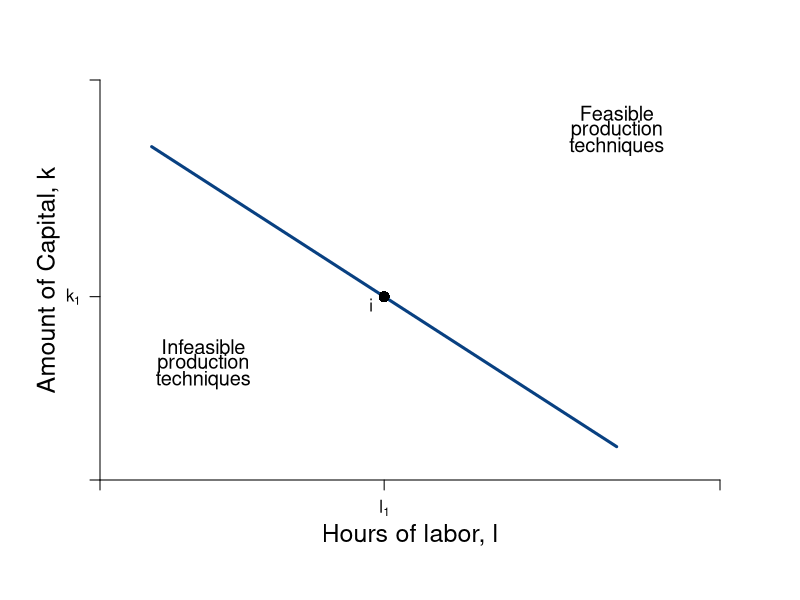

Reproduce this figure in R.

pdf(file = "firmmarketsupply/perf_sub.pdf", width = 9, height = 7)

#Set parameters for graphics
axislabelsize <- 1.5
labelsize <- 1.2
graphlinewidth <- 3
segmentlinewidth <- 2

COL <- c("#7fc97f", "#beaed4", "#fdc086", "#ffff99", "#386cb0", "#f0027f", "#bf5b17", "#666666")
COLA <- c("#e0f3db", "#99d8c9","#66c2a4","#41ae76", "#238b45", "#005824")
COLB <- c("#c6dbef", "#4eb3d3", "#2b8cbe", "#0868ac","#084081")

par(mar =  c(6, 5, 4, 4))

xlims <- c(0, 12)
ylims <- c(0, 12)

npts <- 501 


plot(0, 0, xlim = xlims, ylim = ylims, type = "n",
     xlab = expression(paste("")),
     ylab = expression(paste("")), 
     xaxt = "n", 
     yaxt = "n", 
     cex.lab = axislabelsize, 
     bty = "n",
     xaxs="i", 
     yaxs="i")

ticksy <- c(0, 5.5, ylims[2])
ylabels <- c(NA, expression(paste(k[1])), NA)
ticksx <- c(0, 5.5, xlims[2])
xlabels <- c(NA, expression(paste(l[1])), NA)

axis(1, at = ticksx, pos = 0, labels = xlabels)
axis(2, at = ticksy, pos = 0, labels = ylabels, las = 1)

npts <- 500 
xx1 <- seq(xlims[1], xlims[2], length.out = npts)

segments(1, 10, 10, 1, lty = 1, col = COLB[5], lwd = graphlinewidth)
#segments(4, 6, 1, ylims[2], lty = 1, col = COLA[3],  lwd = graphlinewidth)

mtext(expression(paste("Hours of labor, ", l)), side=1, line = 2.5, cex = axislabelsize)
text(-1, 0.5*ylims[2], expression(paste("Amount of Capital, ", k)), xpd = TRUE, cex = axislabelsize, srt = 90) 

points(5.5, 5.5, pch = 16, col = "black", cex = 1.5)
text(5.25, 5.25, expression(i))


text(10, 11, expression(paste("Feasible")), cex = labelsize)
text(10, 10.5, expression(paste("production")), cex = labelsize)
text(10, 10, expression(paste("techniques")), cex = labelsize)
text(2, 4, expression(paste("Infeasible")), cex = labelsize)
text(2, 3.5, expression(paste("production")), cex = labelsize)
text(2, 3, expression(paste("techniques")), cex = labelsize)


#Label mrs function
text(18, 2.5, expression(paste(mrs(x,y) == r[max] - bgroup("(",frac(r[max], x[max]),")")*x)))

dev.off()
